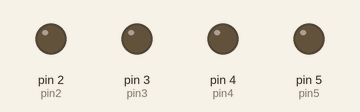
Recording of a sketch running on a simulated Arduino Uno, built with avr-gcc and run on an emulated ATmega328P. Parts: output pins drawn as LEDs (lit = HIGH).

Above: at 0.5 s.
At 2.5 s:
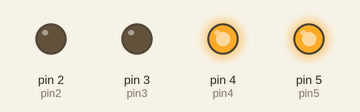
At 4.5 s:
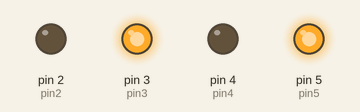
At 9.5 s:
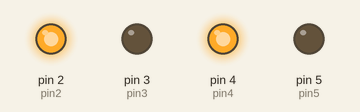
At 13.5 s:
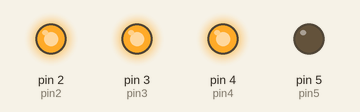
At 18.5 s:
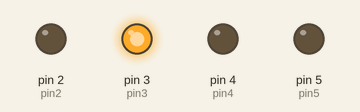
Timing chart, 0 to 19.5 s (numbered marks = the images above):
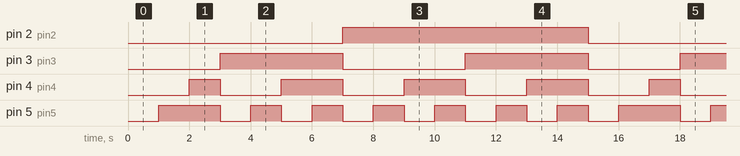

The sketch:

binary_4bit_counter.ino
```cpp
int pin2 = 2;
int pin3 = 3;
int pin4 = 4;
int pin5 = 5;
int waittime = 1000;
void setup() {
  pinMode(pin2, OUTPUT);
  pinMode(pin3, OUTPUT);
  pinMode(pin4, OUTPUT);
  pinMode(pin5, OUTPUT);
  // put your setup code here, to run once:
}

void loop() {
  digitalWrite(pin2, LOW);
  digitalWrite(pin3, LOW);
  digitalWrite(pin4, LOW);
  digitalWrite(pin5, LOW);
  delay(waittime);

  digitalWrite(pin2, LOW);
  digitalWrite(pin3, LOW);
  digitalWrite(pin4, LOW);
  digitalWrite(pin5, HIGH);
  delay(waittime);

  digitalWrite(pin2, LOW);
  digitalWrite(pin3, LOW);
  digitalWrite(pin4, HIGH);
  digitalWrite(pin5, LOW);

  digitalWrite(pin2, LOW);
  digitalWrite(pin3, LOW);
  digitalWrite(pin4, HIGH);
  digitalWrite(pin5, HIGH);
  delay(waittime);

  digitalWrite(pin2, LOW);
  digitalWrite(pin3, HIGH);
  digitalWrite(pin4, LOW);
  digitalWrite(pin5, LOW);
  delay(waittime);

  digitalWrite(pin2, LOW);
  digitalWrite(pin3, HIGH);
  digitalWrite(pin4, LOW);
  digitalWrite(pin5, HIGH);
  delay(waittime);

  digitalWrite(pin2, LOW);
  digitalWrite(pin3, HIGH);
  digitalWrite(pin4, HIGH);
  digitalWrite(pin5, LOW);
  delay(waittime);

  digitalWrite(pin2, LOW);
  digitalWrite(pin3, HIGH);
  digitalWrite(pin4, HIGH);
  digitalWrite(pin5, HIGH);
  delay(waittime);

  digitalWrite(pin2, HIGH);
  digitalWrite(pin3, LOW);
  digitalWrite(pin4, LOW);
  digitalWrite(pin5, LOW);
  delay(waittime);

  digitalWrite(pin2, HIGH);
  digitalWrite(pin3, LOW);
  digitalWrite(pin4, LOW);
  digitalWrite(pin5, HIGH);
  delay(waittime);

  digitalWrite(pin2, HIGH);
  digitalWrite(pin3, LOW);
  digitalWrite(pin4, HIGH);
  digitalWrite(pin5, LOW);
  delay(waittime);

  digitalWrite(pin2, HIGH);
  digitalWrite(pin3, LOW);
  digitalWrite(pin4, HIGH);
  digitalWrite(pin5, HIGH);
  delay(waittime);

  digitalWrite(pin2, HIGH);
  digitalWrite(pin3, HIGH);
  digitalWrite(pin4, LOW);
  digitalWrite(pin5, LOW);
  delay(waittime);

  digitalWrite(pin2, HIGH);
  digitalWrite(pin3, HIGH);
  digitalWrite(pin4, LOW);
  digitalWrite(pin5, HIGH);
  delay(waittime);

  digitalWrite(pin2, HIGH);
  digitalWrite(pin3, HIGH);
  digitalWrite(pin4, HIGH);
  digitalWrite(pin5, LOW);
  delay(waittime);

  digitalWrite(pin2, HIGH);
  digitalWrite(pin3, HIGH);
  digitalWrite(pin4, HIGH);
  digitalWrite(pin5, HIGH);
  delay(waittime);


  // put your main code here, to run repeatedly:
}
```

Measured:
- by itself, pin 2 (pin2): alternates HIGH for 8.0 s and LOW for 7.0 s
- by itself, pin 3 (pin3): repeats every 15.0 s: LOW 4.0 s, HIGH 4.0 s, LOW 3.0 s, HIGH 4.0 s
- by itself, pin 4 (pin4): repeats every 15.0 s: 3 × (LOW 2.0 s, HIGH 2.0 s), LOW 2.0 s, HIGH 1.0 s
- by itself, pin 5 (pin5): repeats every 15.0 s: 6 × (LOW 1.0 s, HIGH 1.0 s), LOW 1.0 s, HIGH 2.0 s
